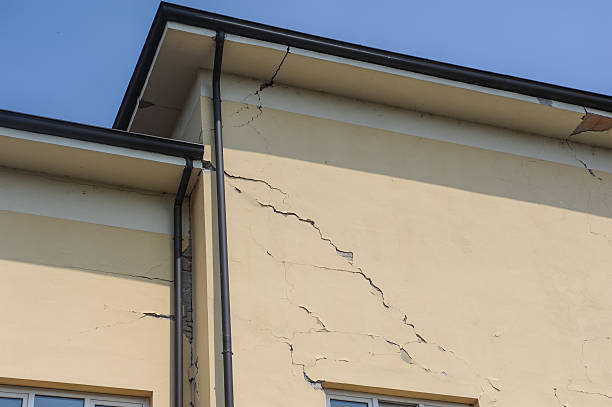
%> input picture Nehal_241230007/week__5/3.jpg, 612 x 407 px
$ octave untitled3.m   (GNU Octave 9; MATLAB toolbox functions it lacks are replaced by stand-ins)
%> lines starting %> are read from the running program, lines starting %| are printed output that depends on the picture; in (x1, y1, x2, y2) boxes, pixels count from 0 and x2, y2 are one past the last pixel; in counts of white or black regions, pixels touching at a corner belong together; the program's own positions count from 1
% Advanced Preprocessing in MATLAB – One-Figure Collage

close all; clc; clear;

% Read and preprocess the image
img = imread('3.jpg');
%> img is the input picture: size 407x612x3 uint8; mean R, G, B 149.8, 146.6, 139
gray = rgb2gray(img);
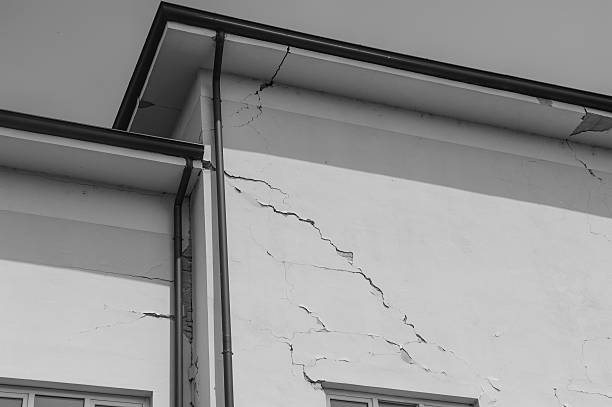
%> gray: size 407x612 uint8; min 0, max 252, mean 146.7
gauss = imgaussfilt(gray, 2);
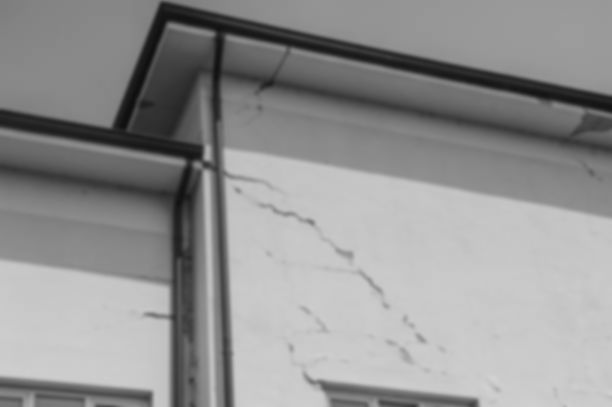
%> gauss: size 407x612 uint8; min 15, max 210, mean 146.7
medianFiltered = medfilt2(gauss);
equalized = histeq(medianFiltered);
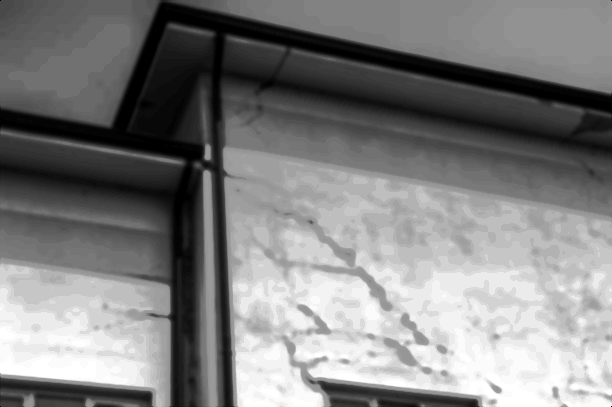
%> equalized: size 407x612 uint8; min 0, max 255, mean 128
binary = imbinarize(equalized, 'adaptive', 'Sensitivity', 0.6);
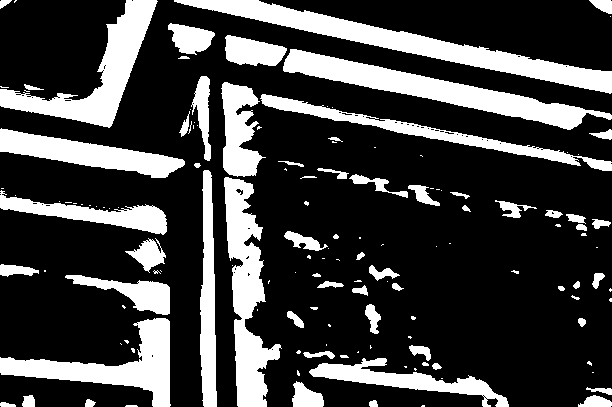
%> binary: size 407x612 logical; 24.9% white; 140 white regions (75 under 20 px), largest, box (x1, y1, x2, y2) and area: (174, 0, 612, 94) 7913, (283, 49, 612, 130) 6766, (224, 177, 282, 407) 6099
normImg = mat2gray(double(equalized));  % Normalized image

% Show all in one figure (2 rows × 3 columns)
figure('Name', 'Advanced Preprocessing - All Steps', 'NumberTitle', 'off');

subplot(2,3,1); imshow(img); title('Original RGB');
subplot(2,3,2); imshow(gauss); title('Gaussian Filter');
subplot(2,3,3); imshow(medianFiltered); title('Median + Gaussian');

subplot(2,3,4); imshow(equalized); title('Histogram Equalized');
subplot(2,3,5); imshow(binary); title('Binarized (Adaptive)');
subplot(2,3,6); imshow(normImg); title('Normalized Image');

$ run again, with Nehal_241230007/week__5/2.jpg copied over Nehal_241230007/week__5/3.jpg
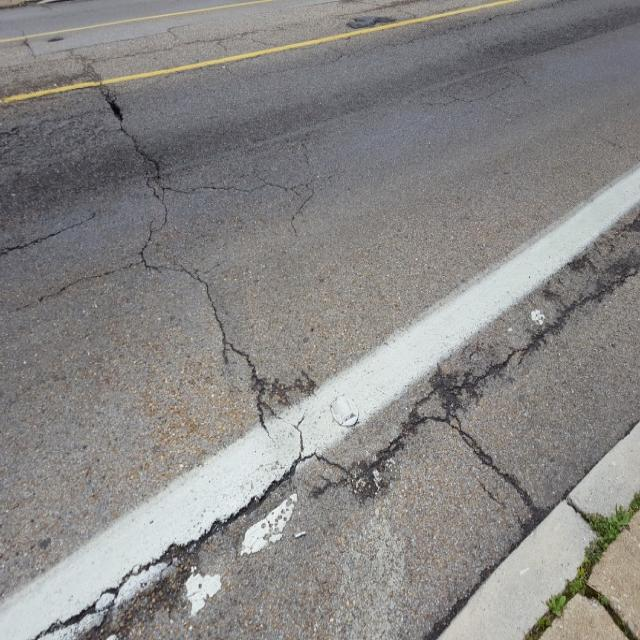
%> input picture Nehal_241230007/week__5/2.jpg, 640 x 640 px
%> img is the input picture: size 640x640x3 uint8; mean R, G, B 136.7, 134.9, 133.4
%> `equalized = histeq(medianFiltered);`:
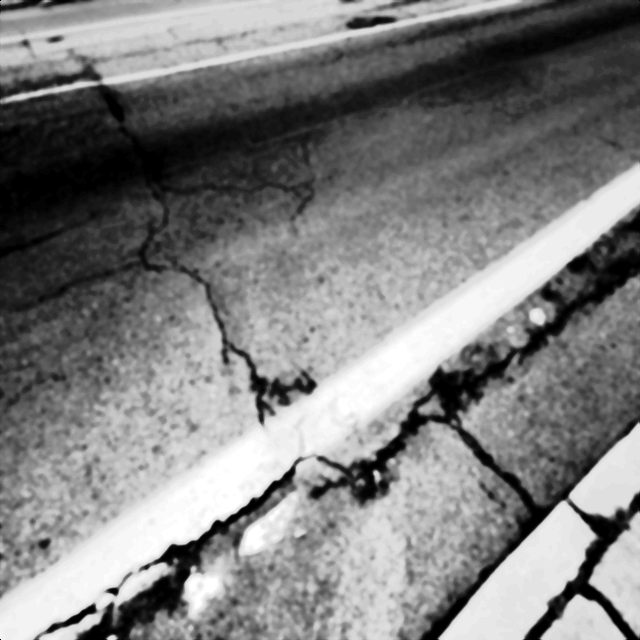
%> equalized: size 640x640 uint8; min 0, max 255, mean 127.4
%> `binary = imbinarize(equalized, 'adaptive', 'Sensitivity', 0.6);`:
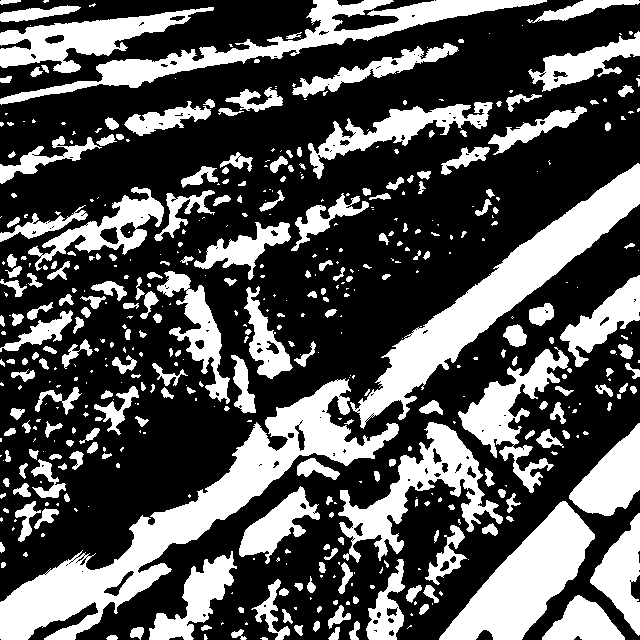
%> binary: size 640x640 logical; 33.5% white; 495 white regions (255 under 20 px), largest, box (x1, y1, x2, y2) and area: (0, 378, 399, 640) 19475, (350, 163, 640, 429) 14254, (439, 501, 595, 640) 9411

$ run again, with Nehal_241230007/week__5/4.jpg copied over Nehal_241230007/week__5/3.jpg
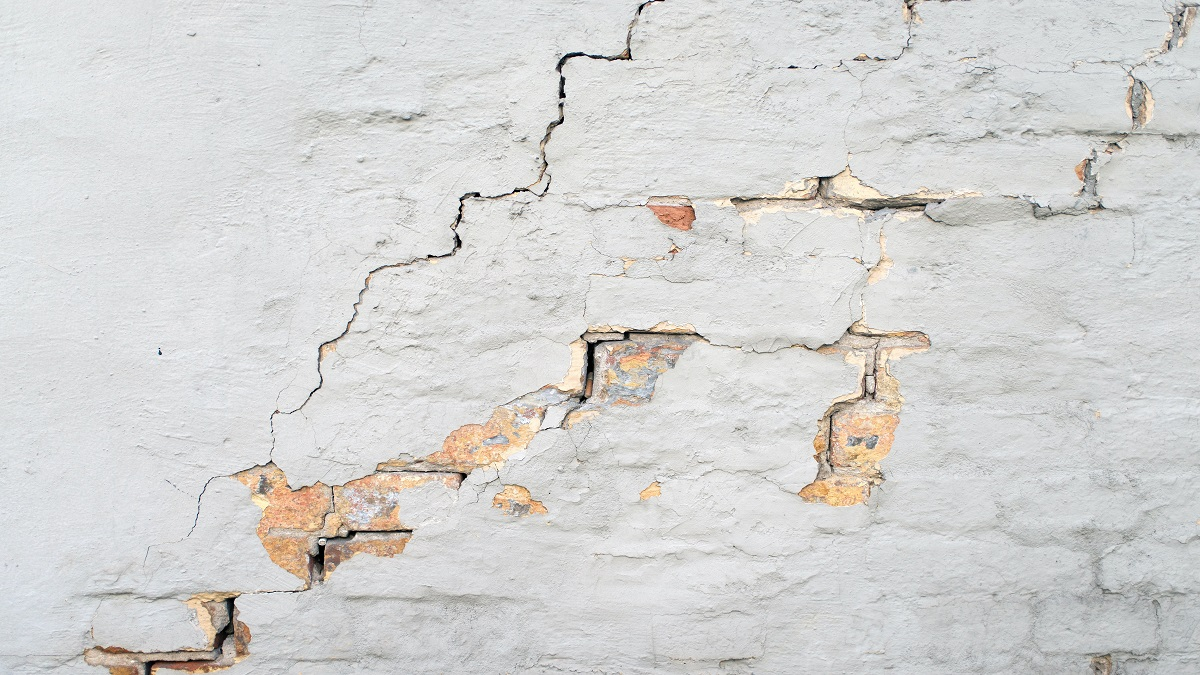
%> input picture Nehal_241230007/week__5/4.jpg, 1200 x 675 px
%> img is the input picture: size 675x1200x3 uint8; mean R, G, B 212.8, 212.3, 211
%> `equalized = histeq(medianFiltered);`:
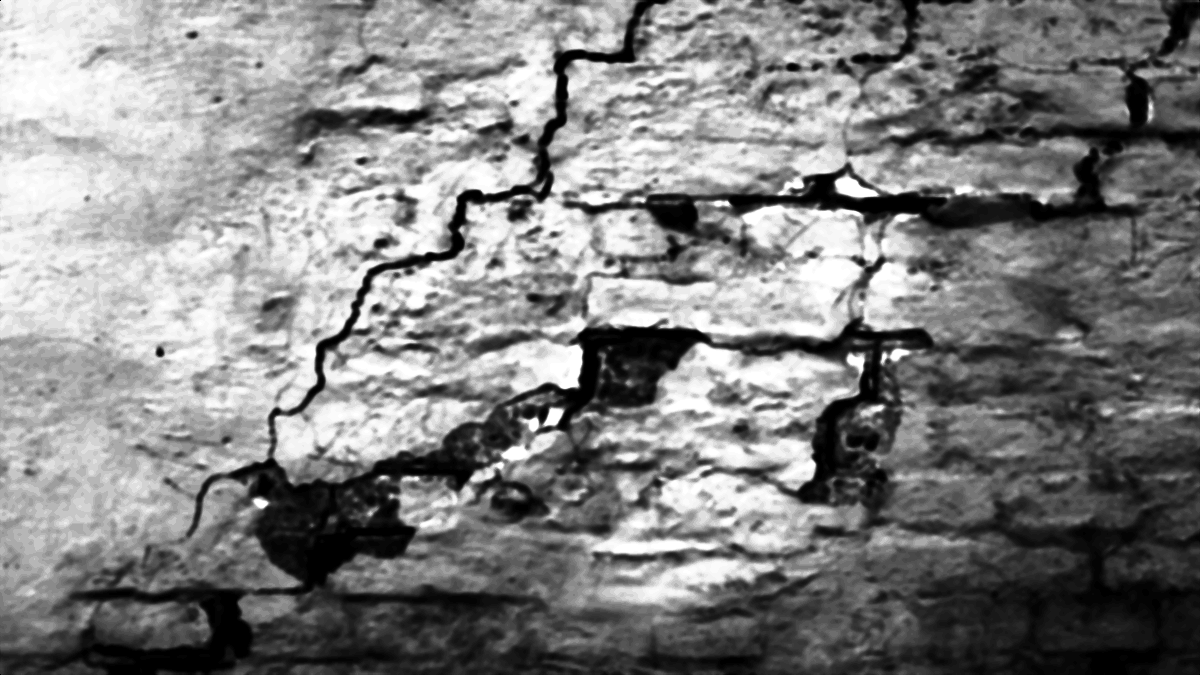
%> equalized: size 675x1200 uint8; min 0, max 255, mean 129.1
%> `binary = imbinarize(equalized, 'adaptive', 'Sensitivity', 0.6);`:
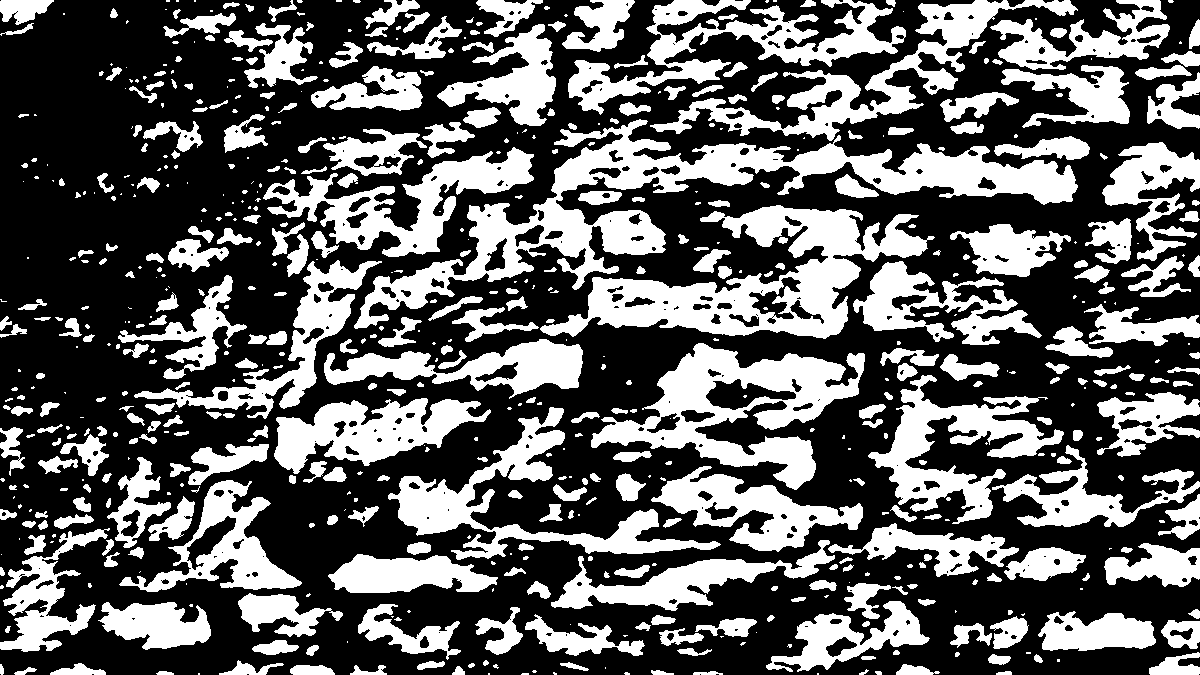
%> binary: size 675x1200 logical; 37.3% white; 642 white regions (260 under 20 px), largest, box (x1, y1, x2, y2) and area: (354, 119, 1078, 329) 27957, (540, 205, 935, 339) 18790, (591, 343, 865, 490) 14949
